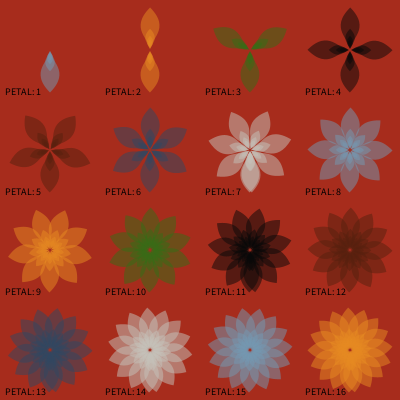
Frame 1 (no input)
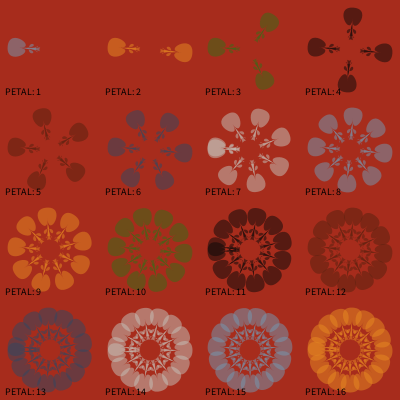
Frame 60 (the mouse pressed at the canvas centre just before this capture)
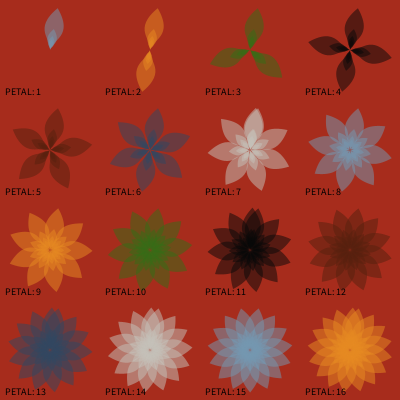
Frame 120 (the mouse held since frame 60 and released just before this capture)

The Processing sketch that drew these frames (run headless with seeded random() and noise(); from frame 60 on, the mouse is pressed at the canvas centre):

// Processing sketch: sketch_130219
// ── sketch_130219.pde
/*
  author:chimanaco
 
 inspired:
 la desserte rouge matisse
 
 */

//PatternMaker pm;
FlowerPatternMaker pm;

int col = 4;  // tate
int xOffset = 15;
int yOffset = 15;
color bgColor = color(167, 44, 28);
String caption = "PETAL";
float powpow = 6;

/*
  setup
 */
void setup() {
  size(400, 400);
  colorMode(RGB);
  
  // pattern system
  pm = new FlowerPatternMaker(xOffset, yOffset, caption, bgColor);
}

/*
  loop
 */
void draw() {  
  pm.run(col);
}

/*
  FlowerPatternMaker
 
 */
class FlowerPatternMaker extends PatternMaker { 
  float angle;
  int xOffset;
  int yOffset;
  float speed;
  
  // la desserte rouge matisse
  color c1 = color(197, 193, 184);
  color c2 = color(116, 152, 176);
  color c3 = color(230, 137, 33);
  color c4 = color(53, 107, 21);
  color c5 = color(8, 8, 8);
  color c6 = color(87, 31, 14);
  color c7 = color(49, 70, 97);
  
  
  color [] colors = {c1, c2, c3, c4, c5, c6, c7};
  
  //constructor
  FlowerPatternMaker(int xo, int yo, String cap, color c) {
    super(cap, c);
    xOffset = xo;
    yOffset = yo;

    strokeWeight(1);
  }

  /*
    display pattern
   */
  void createPattern() { 
    // create your pattern here.
    
    angle = 360 / number;
    
    float myHeight = sin(radians(speed));
    float m = map(myHeight, -1, 1, 0, 2);
    
    // color
    int colorNum = number % colors.length;    
    color myColor = colors[colorNum];
    noStroke();
    fill(myColor, 130);  
    
    for (int i = 0; i < 360; i+=angle) {
      pushMatrix();
      translate(radius /2, radius /2);
      rotate(radians(i + speed));
      for (int j = 1; j < 5; j++) { 
        // draw Petal
        drawPetal(0, pow(m, 5) , 0, (radius - xOffset) / 8 / j, (radius - xOffset) / 4 / j, (radius - yOffset) * m / 4 / j, 0, (radius - yOffset) / 2 / j);
      }
      popMatrix();
     }
     
     speed += 0.1;
  }
  
  /*
  drawPetal
 */
void drawPetal(float ax, float ay, float bx, float by , float cx, float cy , float dx, float dy) { 
    beginShape();
    vertex(ax, ay);
    bezierVertex(bx, by, cx, cy, dx, dy);
    bezierVertex(-cx, cy, -bx, by, ax, ay);
    endShape();
  }
  
}

/*
  PatternMaker
 
 */

class PatternMaker {
  float radius;  // radius width
  int number;
  int txtSize = 10;
  int capXoffset = 5;
  int capYoffset = 5;
  color fadeColor = color(255, 60);
  color txtColor = color(0);
  color bgColor;
  String caption;
  
  //constructor
  PatternMaker(String cap, color c) {
    caption = cap;
    bgColor = c;
  }

  /*
    loop
   */
  void run(int myCol) {
    // update background
    background(bgColor);
    
    // radius
    radius = width / myCol;
    
    // sum
    number = 0;

    // draw circle pattern
    for (int i = 0; i < height; i += radius) {
      for (int j = 0; j < width; j += radius) {
        number++;
        pushMatrix();
        translate(j, i);
        createPattern();
        createCaption();
        popMatrix();
      }
    }
  }
  
  /*
    fade Background
   */
  void fader() { 
    fill(fadeColor);
    rectMode(CORNER);
    rect(0,0,width,height);
  }
  
  /*
    display caption
   */
  void createCaption() { 
    textSize(txtSize);
    fill(txtColor);
    text(caption + ": " + number, capXoffset, radius - capYoffset);
  }

  /*
    display pattern
   */
  void createPattern() { 
    // create your pattern here.
  }  
}
